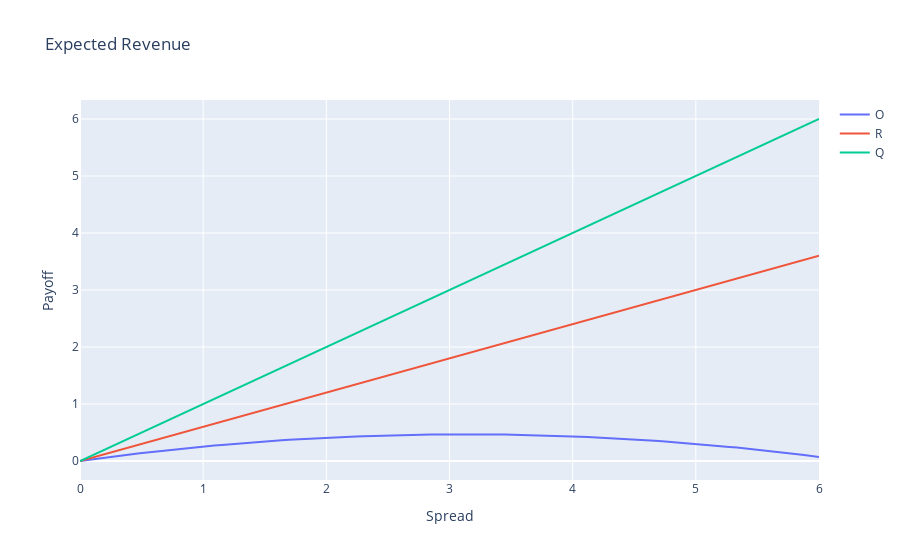

Notebook code cell kept with this figure:
### Markdown cell above
![image.png](attachment:image.png)

### Code cell
spread = np.linspace(0, 6, 100)

fun = (1 - p_i) * p_lb(spread) * spread

expected_revenue(spread, fun)
